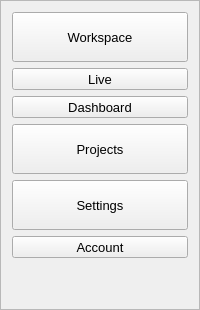
        <widget class="QFrame" name="frame_pageButtons">
         <property name="frameShape">
          <enum>QFrame::StyledPanel</enum>
         </property>
         <property name="frameShadow">
          <enum>QFrame::Raised</enum>
         </property>
         <layout class="QVBoxLayout" name="verticalLayout">
          <item>
           <widget class="QToolButton" name="toolButton_workspace">
            <property name="sizePolicy">
             <sizepolicy hsizetype="Preferred" vsizetype="Fixed">
              <horstretch>0</horstretch>
              <verstretch>0</verstretch>
             </sizepolicy>
            </property>
            <property name="minimumSize">
             <size>
              <width>0</width>
              <height>50</height>
             </size>
            </property>
            <property name="font">
             <font>
              <family>Segoe UI</family>
              <pointsize>10</pointsize>
             </font>
            </property>
            <property name="text">
             <string>Workspace</string>
            </property>
            <property name="icon">
             <iconset resource="Moonica_qt.qrc">
              <normaloff>:/24x24/Icon/24x24/cil-airplay.png</normaloff>:/24x24/Icon/24x24/cil-airplay.png</iconset>
            </property>
            <property name="iconSize">
             <size>
              <width>32</width>
              <height>32</height>
             </size>
            </property>
            <property name="checkable">
             <bool>true</bool>
            </property>
            <property name="toolButtonStyle">
             <enum>Qt::ToolButtonTextBesideIcon</enum>
            </property>
           </widget>
          </item>
          <item>
           <widget class="QToolButton" name="toolButton_camTest">
            <property name="sizePolicy">
             <sizepolicy hsizetype="Preferred" vsizetype="Preferred">
              <horstretch>0</horstretch>
              <verstretch>0</verstretch>
             </sizepolicy>
            </property>
            <property name="font">
             <font>
              <family>Segoe UI</family>
              <pointsize>10</pointsize>
             </font>
            </property>
            <property name="text">
             <string>Live</string>
            </property>
            <property name="icon">
             <iconset resource="Moonica_qt.qrc">
              <normaloff>:/24x24/Icon/24x24/cil-video.png</normaloff>:/24x24/Icon/24x24/cil-video.png</iconset>
            </property>
            <property name="iconSize">
             <size>
              <width>32</width>
              <height>32</height>
             </size>
            </property>
            <property name="toolButtonStyle">
             <enum>Qt::ToolButtonTextBesideIcon</enum>
            </property>
           </widget>
          </item>
          <item>
           <widget class="QToolButton" name="toolButton_dashboard">
            <property name="sizePolicy">
             <sizepolicy hsizetype="Preferred" vsizetype="Fixed">
              <horstretch>0</horstretch>
              <verstretch>0</verstretch>
             </sizepolicy>
            </property>
            <property name="font">
             <font>
              <family>Segoe UI</family>
              <pointsize>10</pointsize>
             </font>
            </property>
            <property name="text">
             <string>Dashboard</string>
            </property>
            <property name="icon">
             <iconset resource="Moonica_qt.qrc">
              <normaloff>:/24x24/Icon/24x24/cil-chart-line.png</normaloff>:/24x24/Icon/24x24/cil-chart-line.png</iconset>
            </property>
            <property name="iconSize">
             <size>
              <width>32</width>
              <height>32</height>
             </size>
            </property>
            <property name="checkable">
             <bool>true</bool>
            </property>
            <property name="toolButtonStyle">
             <enum>Qt::ToolButtonTextBesideIcon</enum>
            </property>
           </widget>
          </item>
          <item>
           <widget class="QToolButton" name="toolButton_projects">
            <property name="sizePolicy">
             <sizepolicy hsizetype="Preferred" vsizetype="Fixed">
              <horstretch>0</horstretch>
              <verstretch>0</verstretch>
             </sizepolicy>
            </property>
            <property name="minimumSize">
             <size>
              <width>0</width>
              <height>50</height>
             </size>
            </property>
            <property name="font">
             <font>
              <family>Segoe UI</family>
              <pointsize>10</pointsize>
             </font>
            </property>
            <property name="text">
             <string>Projects</string>
            </property>
            <property name="icon">
             <iconset resource="Moonica_qt.qrc">
              <normaloff>:/24x24/Icon/24x24/cil-browser.png</normaloff>:/24x24/Icon/24x24/cil-browser.png</iconset>
            </property>
            <property name="iconSize">
             <size>
              <width>32</width>
              <height>32</height>
             </size>
            </property>
            <property name="checkable">
             <bool>true</bool>
            </property>
            <property name="toolButtonStyle">
             <enum>Qt::ToolButtonTextBesideIcon</enum>
            </property>
           </widget>
          </item>
          <item>
           <widget class="QToolButton" name="toolButton_settings">
            <property name="sizePolicy">
             <sizepolicy hsizetype="Preferred" vsizetype="Fixed">
              <horstretch>0</horstretch>
              <verstretch>0</verstretch>
             </sizepolicy>
            </property>
            <property name="minimumSize">
             <size>
              <width>0</width>
              <height>50</height>
             </size>
            </property>
            <property name="font">
             <font>
              <family>Segoe UI</family>
              <pointsize>10</pointsize>
             </font>
            </property>
            <property name="text">
             <string>Settings</string>
            </property>
            <property name="icon">
             <iconset resource="Moonica_qt.qrc">
              <normaloff>:/24x24/Icon/24x24/cil-settings.png</normaloff>:/24x24/Icon/24x24/cil-settings.png</iconset>
            </property>
            <property name="iconSize">
             <size>
              <width>32</width>
              <height>32</height>
             </size>
            </property>
            <property name="checkable">
             <bool>true</bool>
            </property>
            <property name="toolButtonStyle">
             <enum>Qt::ToolButtonTextBesideIcon</enum>
            </property>
           </widget>
          </item>
          <item>
           <widget class="QToolButton" name="toolButton_userAccount">
            <property name="sizePolicy">
             <sizepolicy hsizetype="Preferred" vsizetype="Fixed">
              <horstretch>0</horstretch>
              <verstretch>0</verstretch>
             </sizepolicy>
            </property>
            <property name="font">
             <font>
              <family>Segoe UI</family>
              <pointsize>10</pointsize>
             </font>
            </property>
            <property name="text">
             <string>Account</string>
            </property>
            <property name="icon">
             <iconset resource="Moonica_qt.qrc">
              <normaloff>:/24x24/Icon/24x24/cil-user.png</normaloff>:/24x24/Icon/24x24/cil-user.png</iconset>
            </property>
            <property name="iconSize">
             <size>
              <width>32</width>
              <height>32</height>
             </size>
            </property>
            <property name="checkable">
             <bool>true</bool>
            </property>
            <property name="toolButtonStyle">
             <enum>Qt::ToolButtonTextBesideIcon</enum>
            </property>
           </widget>
          </item>
          <item>
           <spacer name="verticalSpacer">
            <property name="orientation">
             <enum>Qt::Vertical</enum>
            </property>
            <property name="sizeHint" stdset="0">
             <size>
              <width>20</width>
              <height>40</height>
             </size>
            </property>
           </spacer>
          </item>
         </layout>
        </widget>
